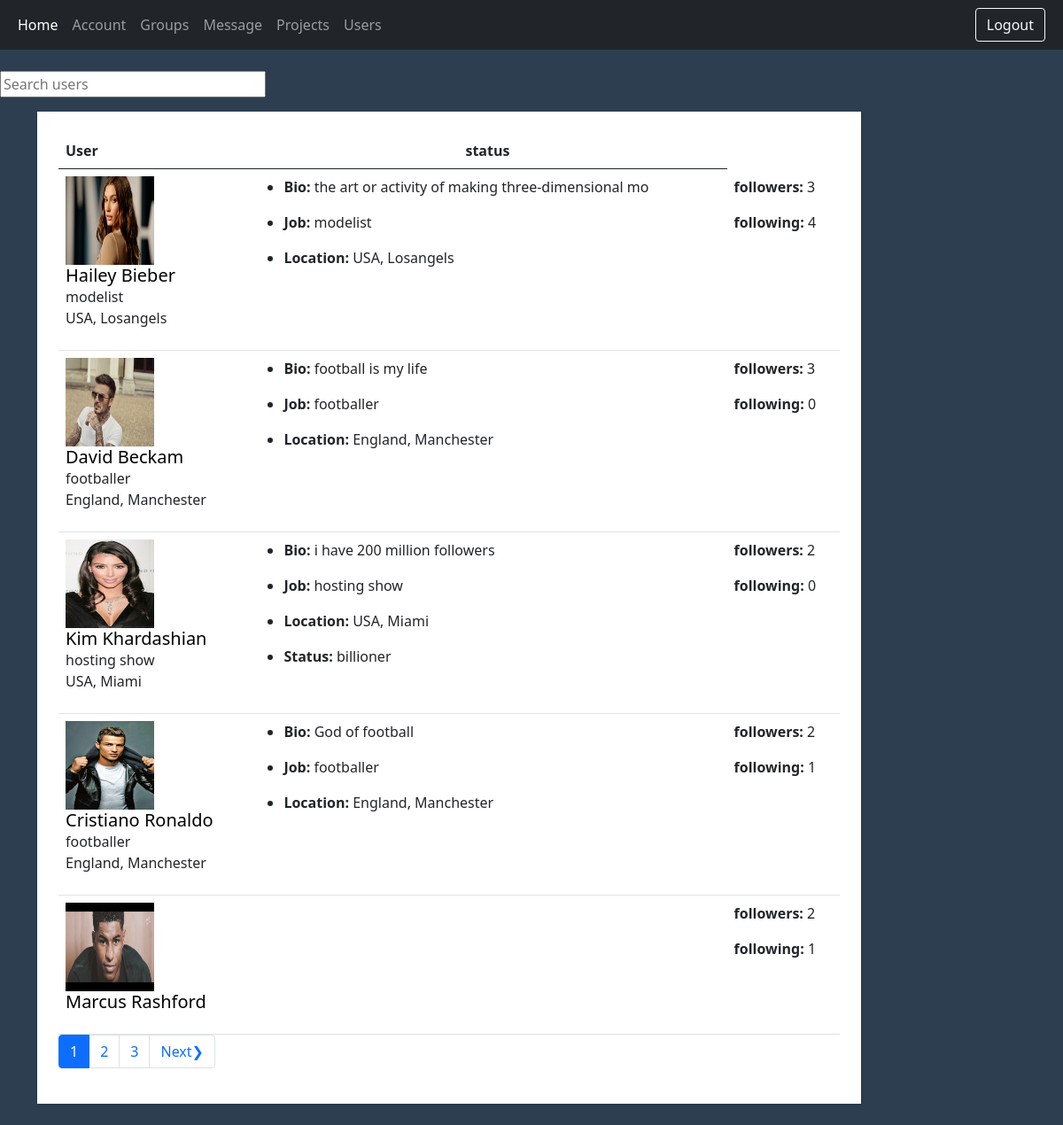
/users/ (signed in), run on the app's committed database.
### users/models.py (models this page shows, shortened)
class Account(models.Model):
    user = models.OneToOneField(User, on_delete=models.CASCADE, null=True, blank=True)
    first_name=models.CharField(max_length=200, null=True, blank=True)
    last_name = models.CharField(max_length=200, null=True, blank=True)
    username=models.CharField(max_length=200, null=True, blank=True)
    email=models.EmailField(max_length=200)
    location=models.CharField(max_length=200, null=True, blank=True)
    bio=models.TextField(max_length=200, null=True, blank=True)
    job=models.CharField(max_length=200, null=True, blank=True)
    status=models.CharField(max_length=200, null=True, blank=True)
    profile=models.ImageField(null=True, blank=True,upload_to="profiles/",default='profiles/user-default.png')
    groups=models.ManyToManyField('Group',blank=True)
    github_account=models.CharField(max_length=200, null=True, blank=True)
    linkedin_account = models.CharField(max_length=200, null=True, blank=True)
    follower_accounts= models.ManyToManyField('Account', blank=True)
    followed_accounts= models.ManyToManyField('Account', blank=True,related_name="follows")
    followers = models.IntegerField(default=0, null=True, blank=True)
    following = models.IntegerField(default=0, null=True, blank=True)
    created = models.DateTimeField(auto_now_add=True)
    id = models.UUIDField(default=uuid.uuid4, unique=True, primary_key=True, editable=False)
    class Meta:
        ordering = ['-followers']

### users/views.py (the view)
# urls.py: path('users/',views.usersPage,name="users"),
def usersPage(request):
    accounts,search_query = search_users(request)
    accounts,custom_range = pagination(request, accounts, 5)
    content={"users":accounts,"search_query":search_query,"custom_range":custom_range}
    return render(request,"users/users.html",content)

### users/utils.py (called while the page is built)
def search_users(request):
    search_query = ''
    if request.GET.get('search_query'):
        search_query = request.GET.get('search_query')
    accounts = Account.objects.filter(Q(username__icontains=search_query) | Q(first_name__icontains=search_query) | Q(last_name__icontains=search_query) | Q(
        location__icontains=search_query) | Q(job__icontains=search_query))
    return accounts,search_query

def pagination(request,accounts,result):
    page = request.GET.get("page")
    paginator = Paginator(accounts, result)
    try:
        accounts = paginator.page(page)
    except PageNotAnInteger:
        page = 1
        accounts = paginator.page(page)
    except EmptyPage:
        page = paginator.num_pages
        accounts = paginator.page(page)
    left_index = int(page) - 2
    if left_index < 1:
        left_index = 1
    right_index = int(page) + 3
    if right_index > paginator.num_pages:
        right_index = paginator.num_pages + 1
    custom_range = range(left_index, right_index)
    return accounts,custom_range

### users/templates/users/users.html (shortened to what this page needs)
{% extends 'main.html' %}
{% block content %}
<br>
 <form  id="searchForm" action="{% url 'users' %}" method="get">
          <input style="width:300px;" type="text" placeholder="Search users" aria-label="Search" name="search_query" value="{{search_query}}">
        </form>
<div class="container mt-3 mb-4" >
<div class="col-lg-10 mt-4 mt-lg-0" >
    <div class="row">
      <div class="col-md-12">
        <div class="user-dashboard-info-box table-responsive mb-0 bg-white p-4 shadow-sm">
          <table class="table manage-candidates-top mb-0">
            <thead>
              <tr>
                <th>User</th>
                <th class="text-center">status</th>
              </tr>
            </thead>
            <tbody>
            {% for user in users %}
            {% if user.id == request.user.account.id %}
<tr class="candidates-list">
                <td class="title">
                  <div class="thumb">
                      <a href="{% url 'account' request.user.account.id %}">
                    <img class="img-fluid" src="{{user.profile.url}}" alt="" style="width:100px; height: 100px;">
                            </a>
                  </div>
                  <div class="candidate-list-details">
                    <div class="candidate-list-info">
                      <div class="candidate-list-title">
                          <a  style="color: black; text-decoration: None;" href="{% url 'account' request.user.account.id %}">
                        <h5 class="mb-0">{{user.first_name}} {{user.last_name}}</h5>
                                </a>
                      </div>
                      <div class="candidate-list-option">
                        <ul class="list-unstyled">
                            {% if user.job %}
                          <li><i class="fas fa-filter pr-1"></i>{{user.job}}</li>
                            {% endif %}
                            {% if user.location %}
                          <li><i class="fas fa-map-marker-alt pr-1"></i>{{user.location}}</li>
                            {% endif %}
                        </ul>
                      </div>
                    </div>
                  </div>
                </td>
                <td class="candidate-list-favourite-time text-left">
               <ul>
                  {% if user.bio %}
                 <li>
                    <p><strong>Bio: </strong>{{user.bio|slice:"50"}}</p>
                 </li>
                  {% endif %}
                  {% if user.job %}
                 <li>
                    <p><strong>Job: </strong>{{user.job}}</p>
                 </li>
                  {% endif %}
                  {% if user.job %}
                 <li>
                    <p><strong>Location: </strong>{{user.location}}</p>
                   </li>
                  {% endif %}
                  {% if user.status %}
                 <li>
                    <p><strong>Status: </strong>{{user.status}}</p>
                   </li>
                  {% endif %}
                 </ul>
                </td>
                <td>
                   <p><strong>followers: </strong>{{user.followers}}</p>
                   <p><strong>following: </strong>{{user.following}}</p>
                </td>
 </tr>
            {% else %}
<tr class="candidates-list">
                <td class="title">
                  <div class="thumb">
                      <a href="{% url 'user_account' user.id %}">
                    <img class="img-fluid" src="{{user.profile.url}}" alt="" style="width:100px; height: 100px;">
                            </a>
                  </div>
                  <div class="candidate-list-details">
                    <div class="candidate-list-info">
                      <div class="candidate-list-title">
                          <a  style="color: black; text-decoration: None;" href="{% url 'user_account' user.id %}">
                        <h5 class="mb-0">{{user.first_name}} {{user.last_name}}</h5>
                                </a>
                      </div>
                      <div class="candidate-list-option">
                        <ul class="list-unstyled">
                            {% if user.job %}
                          <li>{{user.job}}</li>
                            {% endif %}
                            {% if user.location %}
                          <li>{{user.location}}</li>
                            {% endif %}
                        </ul>
                      </div>
                    </div>
                  </div>
                </td>
                <td class="candidate-list-favourite-time text-left">
                   <ul>
                  {% if user.bio %}
                 <li>
                    <p><strong>Bio: </strong>{{user.bio|slice:"50"}}</p>
                 </li>
                  {% endif %}
                  {% if user.job %}
                 <li>
                    <p><strong>Job: </strong>{{user.job}}</p>
                 </li>
                  {% endif %}
                  {% if user.job %}
                 <li>
                    <p><strong>Location: </strong>{{user.location}}</p>
                   </li>
                  {% endif %}
                  {% if user.status %}
                 <li>
                    <p><strong>Status: </strong>{{user.status}}</p>
                   </li>
                  {% endif %}
                 </ul>
                </td>
                <td>
                   <p><strong>followers: </strong>{{user.followers}}</p>
                   <p><strong>following: </strong>{{user.following}}</p>
                </td>
 </tr>
            {% endif %}
            {% endfor %}
            </tbody>
          </table>
            <nav aria-label="...">
  {% include 'pagination.html' with query_set=users custom_range=custom_range %}
</nav>
      </div>
    </div>
  </div>
</div>
{% endblock content %}

### data on the page
Account: profile (picture), first_name "Hailey", last_name "Bieber", job "modelist", location "USA, Losangels", bio "the art or activity of making three-dimensional mo", followers "3", following "4"
Account: profile (picture), first_name "David", last_name "Beckam", job "footballer", location "England, Manchester", bio "football is my life", followers "3", following "0"
Account: profile (picture), first_name "Kim", last_name "Khardashian", job "hosting show", location "USA, Miami", bio "i have 200 million followers", status "billioner", followers "2", following "0"
Account: profile (picture), first_name "Cristiano", last_name "Ronaldo", job "footballer", location "England, Manchester", bio "God of football", followers "2", following "1"
Account: profile (picture), first_name "Marcus", last_name "Rashford", followers "2", following "1"

### other printed values
{{ page }} "1"
{{ page }} "2" "3"
